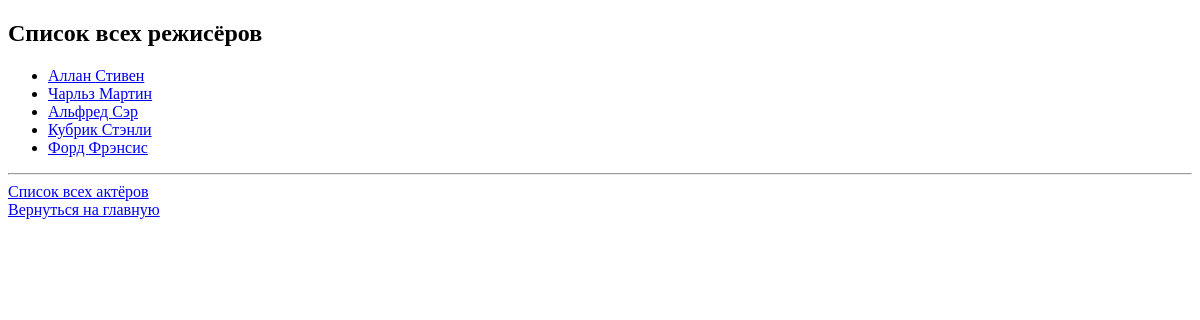
Before: /director/ with the older database file.
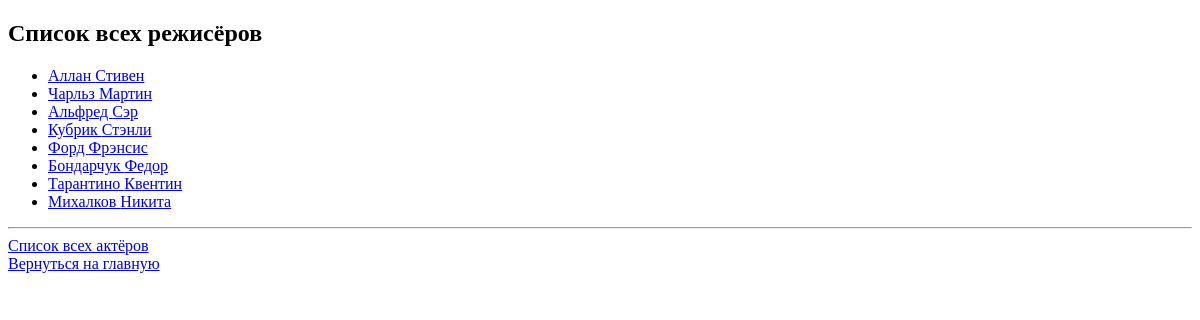
After: the same page with the newer database file.
### movie_app/models.py (models this page shows, shortened)
class Director(models.Model):
    RU = 'RU'
    IT = 'IT'
    IS = 'IS'
    FR = 'FR'
    GE = 'GE'
    HI = 'Hello'
    COUNTRIES = [
        ('RU', 'Россия'),
        ('IT', 'Италия'),
        ('IS', 'Испания'),
        ('FR', 'Франция'),
        ('GE', 'Германия')
    ]
    first_name = models.CharField(max_length=100)
    last_name = models.CharField(max_length=100)
    director_email = models.EmailField()
    slug = models.SlugField(default='', null=False, db_index=True)
    country = models.CharField(max_length=10, choices=COUNTRIES,
                              default=RU)
    age = models.IntegerField(default=30, null=False, validators=[MinValueValidator(1), MaxValueValidator(150)])
    def save(self, *args, **kwargs):
        translit_slug = text2translit(f'{self.last_name} {self.first_name}')
        self.slug = slugify(translit_slug)
        super(Director, self).save(*args, **kwargs)
    def get_url(self):
        return reverse('director-details', args=[self.slug])

### movie_app/views.py (the view)
# urls.py: path('director/', views.show_all_directors, name='all-directors'),
def show_all_directors(request):
    directors = Director.objects.all()
    for director in directors:
        director.save()
        print(f'!!save() , {director.first_name}, slug - {director.slug}')
    return render(request, 'movie_app/all_directors.html', {'directors': directors})

### movie_app/translit.py (called while the page is built)
def text2translit(text):
    alpha = {
        'а': 'a',
        'б': 'b',
        'в': 'v',
        'г': 'g',
        'д': 'd',
        'е': 'e',
        'ё': 'e',
        'ж': 'j',
        'з': 'z',
        'и': 'i',
        'й': 'i',
        'к': 'k',
        'л': 'l',
        'м': 'm',
        'н': 'n',
        'о': 'o',
        'п': 'p',
        'р': 'r',
        'с': 's',
        'т': 't',
        'у': 'u',
        'ф': 'f',
        'х': 'h',
        'ц': 'c',
        'ч': 'ch',
        'ш': 'sh',
        'щ': 'sh',
        'ъ': '',
        'ы': 'i',
        'ь': '',
        'э': 'e',
        'ю': 'iu',
        'я': 'ja'
    }
    result = ''
    for letter in text.lower():
        if letter in alpha:
            result += alpha[letter]
        else:
            result += letter
    return result

### movie_app/templates/movie_app/all_directors.html (shortened to what this page needs)
{% extends 'movie_app/base.html' %}
{% block content %}
    <h2>Список всех режисёров</h2>
    <ul>
        {% for director in directors %}
        <li><a href="{{ director.get_url }}">{{director.last_name}} {{director.first_name}}</a></li>
        {% endfor %}
    </ul>
    <hr>
    <a href="{% url 'all-actors' %}">Список всех актёров</a> <br>
    <a href="{% url 'movie-index' %}">Вернуться на главную</a>
{% endblock %}

### movie_app/templates/movie_app/base.html (shortened to what this page needs)
<!DOCTYPE html>
<html lang="en">
<head>
</head>
<body>
{% block content %} {% endblock %}
</body>
</html>

Changed rows visible on the page:
added Director: last_name "Бондарчук", first_name "Федор"
added Director: last_name "Тарантино", first_name "Квентин"
added Director: last_name "Михалков", first_name "Никита"
